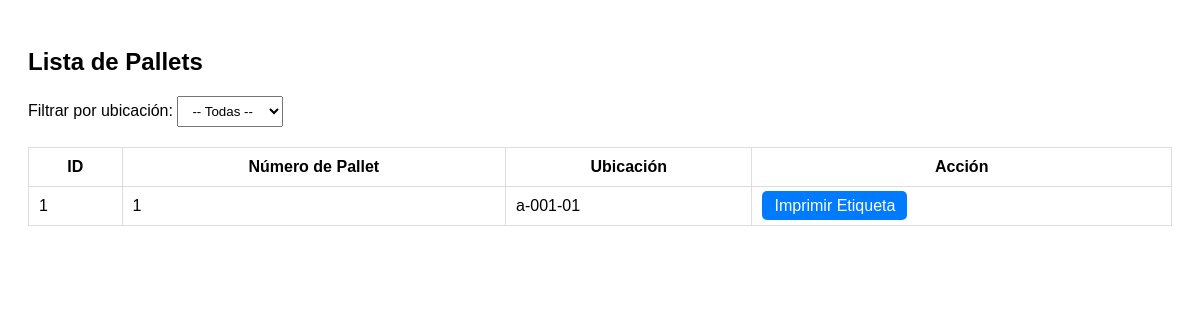
The page /pallets/ on the database as committed earlier.
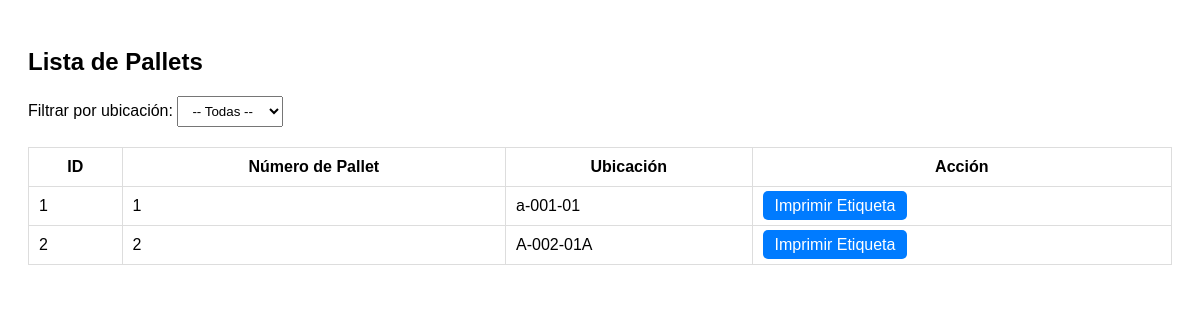
The same page on the database as committed later.
### inventario/models.py (models this page shows, shortened)
class Pallet(models.Model):
    numero_pallet = models.CharField(max_length=50, unique=True)
    ubicacion = models.ForeignKey(Ubicacion, on_delete=models.CASCADE)

class Ubicacion(models.Model):
    nombre = models.CharField(max_length=100)
    class Meta:
        verbose_name_plural = "Ubicaciones"

### inventario/views.py (the view)
# urls.py: path('pallets/', lista_pallets, name='lista_pallets'),
def lista_pallets(request):
    ubicaciones = Ubicacion.objects.all()
    ubicacion_id = request.GET.get('ubicacion')
    if ubicacion_id:
        pallets = Pallet.objects.filter(ubicacion_id=ubicacion_id).select_related('ubicacion')
    else:
        pallets = Pallet.objects.all().select_related('ubicacion')
    return render(request, 'inventario/lista_pallets.html', {
        'pallets': pallets,
        'ubicaciones': ubicaciones,
        'ubicacion_seleccionada': int(ubicacion_id) if ubicacion_id else None,
    })

### inventario/templates/inventario/lista_pallets.html (shortened to what this page needs)
<!DOCTYPE html>
<html>
<head>
</head>
<body>
    <h2>Lista de Pallets</h2>
    <form method="get">
        <label for="ubicacion">Filtrar por ubicación:</label>
        <select name="ubicacion" id="ubicacion" onchange="this.form.submit()">
            <option value="">-- Todas --</option>
        </select>
    </form>
    <table>
        <thead>
            <tr>
                <th>ID</th>
                <th>Número de Pallet</th>
                <th>Ubicación</th>
                <th>Acción</th>
            </tr>
        </thead>
        <tbody>
            {% for pallet in pallets %}
            <tr>
                <td>{{ pallet.id }}</td>
                <td>{{ pallet.numero_pallet }}</td>
                <td>{{ pallet.ubicacion.nombre }}</td>
                <td>
                    <a class="btn" href="{% url 'imprimir_etiqueta' pallet.id %}" target="_blank">
                        Imprimir Etiqueta
                    </a>
                </td>
            </tr>
            {% empty %}
            <tr>
                <td colspan="4">No hay pallets en esta ubicación.</td>
            </tr>
            {% endfor %}
        </tbody>
    </table>
</body>
</html>

Rows that differ between the two databases and show on the page:
added Pallet: id "2", numero_pallet "2", ubicacion.nombre "A-002-01A"
